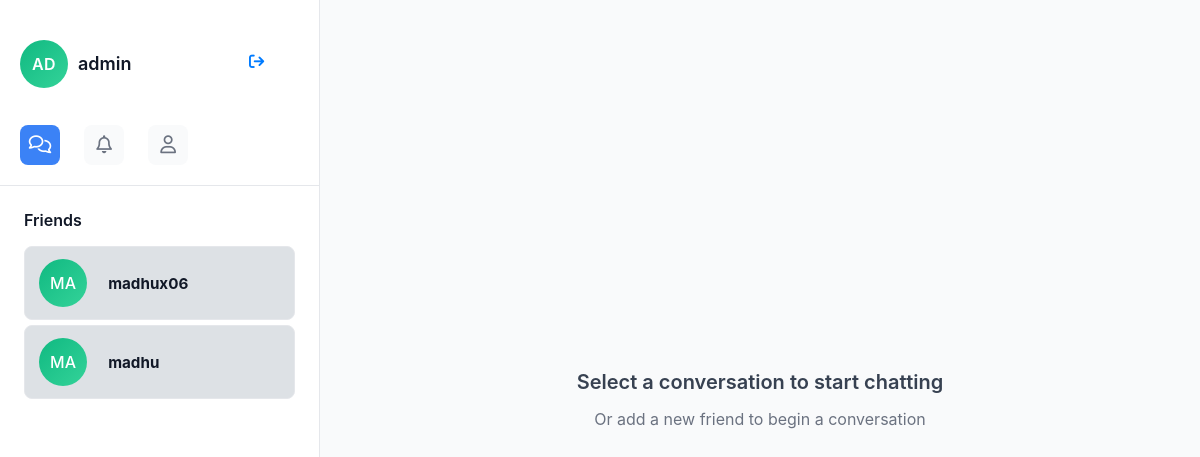
Page /chat (signed in) on the earlier database version.
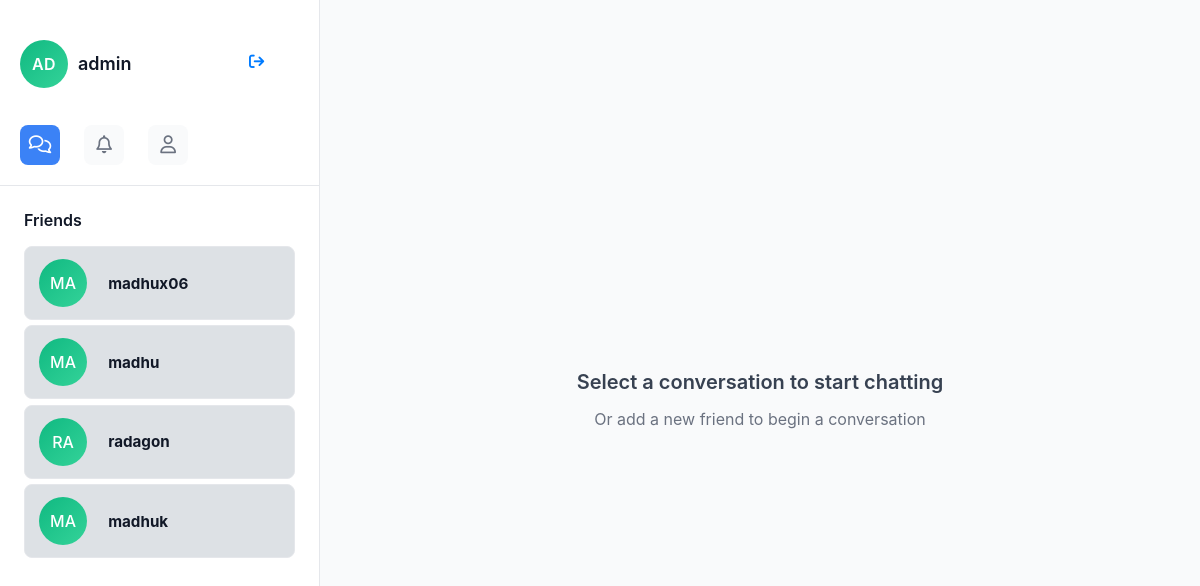
Same page on the later database version.
### app.py (models this page shows)
class User(UserMixin, db.Model):
    id = db.Column(db.Integer, primary_key=True)
    username = db.Column(db.String(200), unique=True, nullable=False)
    password = db.Column(db.String(200), nullable=False)
    email = db.Column(db.String(200), unique=True, nullable=False)
    created_at = db.Column(db.DateTime, default=datetime.utcnow)

### app.py (the view)
@app.route('/chat')
@login_required
def chat():
    friends = get_user_friends()
    return render_template('chat.html', friends=friends)

### app.py (called while the page is built)
def get_user_friends():
    friends = db.session.query(Friend, User).join(
        User,
        (User.id == Friend.friend_id) | (User.id == Friend.user_id)
    ).filter(
        Friend.status == "accepted",
        ((Friend.user_id == current_user.id) | (Friend.friend_id == current_user.id)),
        User.id != current_user.id
    ).all()
    return [friend[1] for friend in friends]

@login_manager.user_loader
def load_user(user_id):
    return User.query.get(int(user_id))

### templates/chat.html (shortened to what this page needs)
<!DOCTYPE html>
<html>
<head>
  <link rel="stylesheet" href="/static/css/style.css">
</head>
<body class="messages-page">
  <div class="main-container">
        <div class="side-bar">
            <div class="profile-header">
                <div class="user-profile">
                    <div class="user-profile-info">
                        <div id="imge">{{ current_user.username[:2].upper() }}</div>
                        <div class="same" id="name">{{ current_user.username }}</div>
                        <div class="logout-button"><a href="/login"><i class="fa-solid fa-arrow-right-from-bracket"></i></a></div>
                    </div>
                </div>
                <div class="csb-options">
                    <a href="/chat"><i class="fa-regular fa-comments"></i></a>
                    <a href="/friend_requests"><i class="fa-regular fa-bell"></i></a>
                    <a href="/add_friend"><i class="fa-regular fa-user"></i></a>
                </div>
            </div>
            <div class="profile-body">
              <h3>Friends</h3>
              <div id="friends-list">
                    {% if friends %}
                        {% for friend in friends %}
                        <div class="other-users" onclick="window.location.href='/chat/{{ friend.id }}'">
                            <div style="display: flex; align-items: center;">
                                <div class="user-avatar" style="width: 20%;">{{ friend.username[:2].upper() }}</div>
                                <div style="margin-left: 5px;">
                                    <div style="font-weight: bold;">{{ friend.username }}</div>
                                </div>
                            </div>
                        </div>
                        {% endfor %}
                    {% else %}
                        <p class="profile-body-msg" style="justify-content: center; text-align:center; margin-top: 50%; font-weight:100">No friends yet</p>
                    {% endif %}
                </div>
            </div>
        </div>
        <div class="main-body">
            <div class="chat-area">
                <div class="chat-area-header">Select a conversation to start chatting</div>
                <div class="message-area">Or add a new friend to begin a conversation</div>
            </div>
        </div>
    </div>
</body>
</html>

### static/css/style.css (style rules this page uses)
body { margin: 0%; font-family: 'Segoe UI', Arial, Helvetica, sans-serif; background: linear-gradient(135deg, #f9f9f9, #ececec); overflow: hidden; display: flex; flex-wrap: wrap; }
a { display: inline-block; margin-top: 15px; font-size: 0.95em; color: #007bff; text-decoration: none; transition: all 0.2s; }
* { margin: 0; padding: 0; box-sizing: border-box; font-family: -apple-system, BlinkMacSystemFont, 'Segoe UI', 'Roboto', 'Helvetica Neue', Arial, sans-serif; }
.main-container { display: flex; height: 100vh; width: 100%; background-color: #fff; }
.side-bar { width: 320px; background-color: #fff; border-right: 1px solid #e5e7eb; display: flex; flex-direction: column; flex-shrink: 0; }
.profile-header { padding: 20px; border-bottom: 1px solid #e5e7eb; }
.user-profile-info { display: flex; flex-direction: row; text-align: left; margin-bottom: 10px; }
.user-profile-info .same { margin-top: 13px; margin-left: 10px; }
.logout-button { margin-left: 40%; margin-top: -8px; padding: 5px 6px; }
#imge { width: 48px; height: 48px; background: linear-gradient(135deg, #10b981, #34d399); border-radius: 50%; display: flex; align-items: center; justify-content: center; font-weight: 600; font-size: 16px; color: #fff; margin-bottom: 12px; letter-spacing: 0.5px; }
#name { font-weight: 600; font-size: 18px; color: #111827; margin-bottom: 4px; line-height: 1.2; }
.csb-options { display: flex; gap: 24px; align-items: center; }
.csb-options a { width: 40px; height: 40px; display: flex; align-items: center; justify-content: center; font-size: 18px; color: #6b7280; cursor: pointer; border-radius: 8px; transition: all 0.2s ease; background-color: #f9fafb; }
.messages-page .csb-options a:nth-child(1), .notifications-page .csb-options a:nth-child(2), .friend-requests-page .csb-options a:nth-child(3), .fa-solid .fa-arrow-right-from-bracket { background-color: #3b82f6; color: #fff; }
.chat-area { flex: 1; display: flex; flex-direction: column; justify-content: center; align-items: center; padding: 48px; text-align: center; margin-top: 0; }
.message-area { font-size: 16px; color: #6b7280; font-weight: 400; line-height: 1.5; }
.profile-body { padding: 24px; flex: 1; }
.profile-body h3 { font-size: 16px; font-weight: 600; color: #111827; margin-bottom: 16px; }
.main-body { flex: 1; background-color: #f9fafb; display: flex; flex-direction: column; position: relative; }
.chat-area { flex: 1; display: flex; flex-direction: column; justify-content: center; align-items: center; padding: 48px; text-align: center; }
.chat-area-header { font-size: 20px; font-weight: 600; color: #374151; margin-bottom: 12px; line-height: 1.3; }
.user-avatar { width: 50%; height: 48px; border-radius: 50%; background: linear-gradient(135deg, #10b981, #34d399); display: flex; align-items: center; justify-content: center; font-weight: 500; color: #fff; margin-right: 16px; font-size: 16px; }
.other-users { padding: 12px 14px; border-radius: 8px; font-size: 0.95em; font-weight: 500; background-color: #dde1e5; color: #111827; cursor: pointer; transition: background 0.2s ease, transform 0.1s ease; border: 1px solid #e5e7eb; margin-bottom: 2%; }
.profile-header { margin-top: 20px; }

Differences in the rows shown:
added User: username "RA", username "radagon"
added User: username "MA", username "madhuk"
